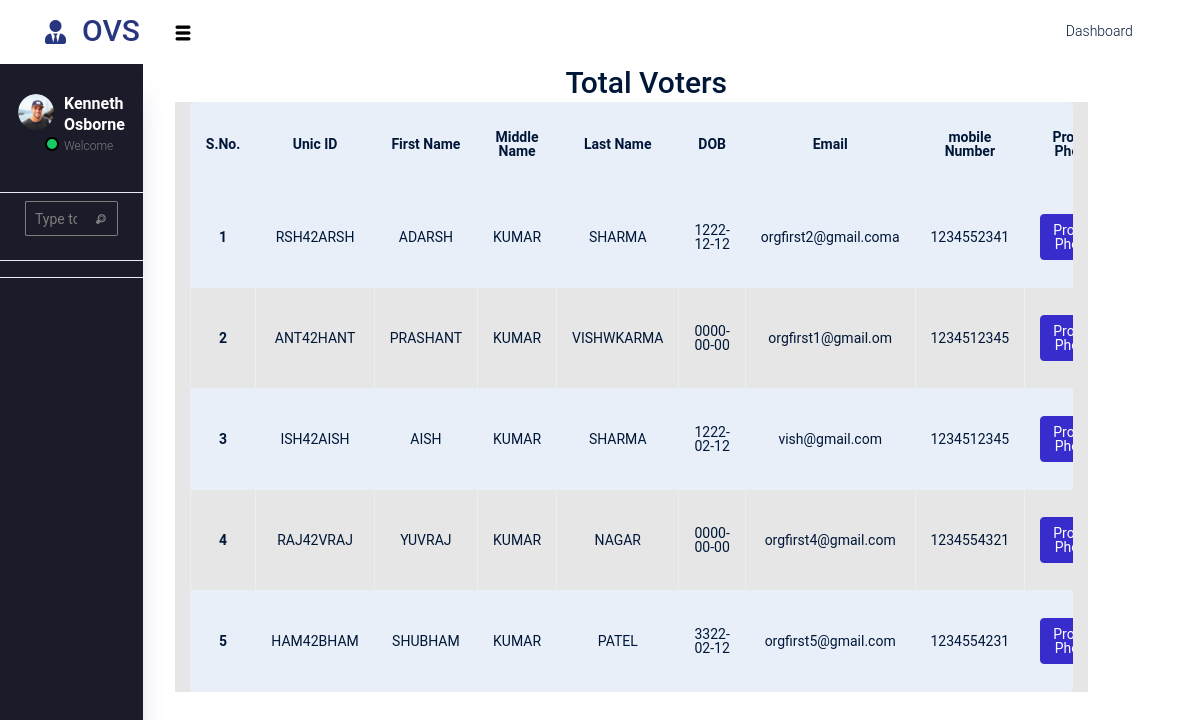
The page /online_voting_system/admin/ovs_admin/total_voters.php (signed in) on the database its author committed.
### tables this page shows
CREATE TABLE `org_participate_voter` (
  `id` int(10) NOT NULL,
  `active_org_id` varchar(255) NOT NULL,
  `voter_id` varchar(255) NOT NULL,
  `first_name` varchar(60) NOT NULL,
  `middle_name` varchar(40) NOT NULL,
  `last_name` varchar(60) NOT NULL,
  `dob` date NOT NULL,
  `mobile_number` text NOT NULL,
  `email` text NOT NULL,
  `profile_photo` varchar(100) NOT NULL,
  `gender` varchar(10) NOT NULL,
  `country` varchar(255) NOT NULL,
  `state` varchar(255) NOT NULL,
  `district` varchar(255) NOT NULL,
  `tahsil` varchar(255) NOT NULL,
  `city` varchar(255) NOT NULL,
  `pin_code` varchar(255) NOT NULL,
  `type_address_proof` varchar(255) NOT NULL,
  `doc_address_proof` varchar(255) NOT NULL,
  `type_id_proof` varchar(255) NOT NULL,
  `id_proof` varchar(255) NOT NULL,
  `literate_status` varchar(255) NOT NULL DEFAULT 'Literate',
  `accepted_by_ID` varchar(40) NOT NULL DEFAULT 'notAccept' COMMENT '0-Request not accepted yet, \r\nadmin org ID - accepted\r\n\r\n1-Active ID, 2-Block user, 3-Suspended user, 4-Service Stoped fro user. 5-ID Resticate(Block for ferther registation only for admin \r\n option)',
  `vote_status` int(10) NOT NULL DEFAULT 0 COMMENT '0-vote is remaing, 1 is voted',
  `create_at` timestamp NULL DEFAULT current_timestamp(),
  `updated_at` timestamp NULL DEFAULT NULL
);

CREATE TABLE `org_participate` (
  `id` int(11) NOT NULL,
  `user_belong` varchar(255) NOT NULL,
  `unic_id` varchar(10) DEFAULT NULL,
  `org_email_id` varchar(255) NOT NULL,
  `org_mobile_number` varchar(255) DEFAULT NULL,
  `first_name` varchar(255) NOT NULL,
  `middle_name` varchar(255) NOT NULL,
  `last_name` varchar(255) NOT NULL,
  `email_by_voter` varchar(255) NOT NULL COMMENT 'its renew email id for yhe user choice',
  `mobile_number_by_voter` varchar(255) NOT NULL COMMENT 'its renew mobile number\r\n for yhe user choice',
  `Voter_application_status` varchar(255) NOT NULL DEFAULT 'noSingup' COMMENT 'notAccept-does not fill, 1 - remainning requested-requesting pending org admin ID, noSingup\r\ndidn''t create/login',
  `password` varchar(255) NOT NULL,
  `created_at` date NOT NULL DEFAULT current_timestamp(),
  `updated_at` date DEFAULT NULL
);

### online_voting_system/admin/ovs_admin/total_voters.php (the view, shortened to what this page needs)
<?php include("../navbar_footer/navbar.php"); ?>
<div class="container-fluid position-relative d-inline-block text-center " style="overflow:scroll; overflow:hidden;padding-right: 13rem !important;
">
    <h1 class="m-1">Total Voters</h1>
    <div class="row bg-light h-100 w-100">
        <div class="ps-1 col-lg-12">
            <div class="bg-light rounded h-100 table-responsive">
                <?php
                include("../../controller/database.php");
                $user_belong = $_SESSION["user_belong"];
                $query_org = "SELECT  `active_org_id`, `voter_id`, `first_name`, `middle_name`, `last_name`, `dob`, `mobile_number`, `email`, `profile_photo`, `gender`, `country`, `state`, `district`, `tahsil`, `city`, `pin_code`, `type_address_proof`, `doc_address_proof`, `type_id_proof`, `id_proof`, `literate_status`, `accepted_by_ID`, `vote_status`, `create_at`, `updated_at` FROM `org_participate_voter` WHERE `accepted_by_ID` != 'notAccept' AND `active_org_id` = $user_belong";
                $insert = mysqli_query($dbcon, $query_org);
                $sn = 1;
                ?>
                <table class="table table-bordered table-striped">
                    <tdead>
                        <tr>
                            <th scope="col">S.No.</th>
                            <th scope="col">Unic ID</th>
                            <th scope="col">First Name</th>
                            <th scope="col">Middle Name</th>
                            <th scope="col">Last Name</th>
                            <th scope="col">DOB</th>
                            <th scope="col">Email</th>
                            <th scope="col">mobile Number</th>
                            <th scope="col">Profile Photo</th>
                        </tr>
                    </tdead>
                    <tbody>
                        <?php foreach ($insert as $row) {
                                $id = $row['voter_id'];;
                                $query_org = "SELECT `unic_id` FROM `org_participate`WHERE `id` = $id AND `Voter_application_status` != 'notAccept' AND `user_belong` = $user_belong";
                                $insert = mysqli_query($dbcon, $query_org);
                                $data = $insert->fetch_assoc();
                                ?>
                            <tr>
                                <th scope="row"><?php echo $sn++; ?></th>
                                <td><?php echo $data['unic_id']; ?></td>
                                <td><?php echo $row['first_name']; ?></td>
                                <td><?php echo $row['middle_name']; ?></td>
                                <td><?php echo $row['last_name']; ?></td>
                                <td><?php echo $row['dob']; ?></td>
                                <td><?php echo $row['email']; ?></td>
                                <td><?php echo $row['mobile_number']; ?></td>
                                <td><a href="../<?php echo $row['profile_photo']; ?>" class="btn btn-sm btn-secondary"  target= “_blank”>Profile Photo </a></td>
                            </tr>
                        <?php } ?>
                    </tbody>
                </table>
            </div>
        </div>
    </div>
</div>
<?php include("../navbar_footer/footer.php"); ?>

### online_voting_system/admin/navbar_footer/navbar.php (shortened to what this page needs)
<!DOCTYPE html>
<html lang="en">
<head>
    <link rel="stylesheet" href="../../vendors/typicons.font/font/typicons.css">
    <link rel="stylesheet" href="../../vendors/css/vendor.bundle.base.css">
    <link href="https://cdnjs.cloudflare.com/ajax/libs/font-awesome/5.10.0/css/all.min.css" rel="stylesheet">
    <link href="https://cdn.jsdelivr.net/npm/bootstrap-icons@1.4.1/font/bootstrap-icons.css" rel="stylesheet">
    <link rel="stylesheet" href="../../css/vertical-layout-light/style.css">
</head>
<body>
    <div style="overflow:hidden; overflow-y: hidden;
  overflow-x: hidden" class="container-scroller" scrolling="no">
        <nav class="navbar col-lg-12 col-12 p-0 fixed-top d-flex flex-row">
            <div class="text-center navbar-brand-wrapper d-flex align-items-center justify-content-center">
                <a href="#" class="navbar-brand  p-0">
                    <h1 class="m-0"><i class="navbar-brand brand-logo fa fa-user-tie me-2"></i>OVS</h1>
                </a>
                <button class="navbar-toggler navbar-toggler align-self-center d-none d-lg-flex" type="button" data-toggle="minimize">
                    <span class="typcn typcn-th-menu"></span>
                </button>
            </div>
            <div class="navbar-menu-wrapper d-flex align-items-center justify-content-end">
                <ul class="navbar-nav mr-lg-2">
                    <li class="nav-item  d-none d-lg-flex">
                        <a class="nav-link" href="../ovs_admin/index.php">
                            Dashboard
                        </a>
                    </li>
                </ul>
            </div>
        </nav>
        <div class="container-fluid page-body-wrapper">
            <nav class="sidebar sidebar-offcanvas" id="sidebar">
                <ul class="nav">
                    <li class="nav-item">
                        <div class="d-flex sidebar-profile">
                            <div class="sidebar-profile-image">
                                <img src="../template/images/faces/face29.png" alt="image">
                                <span class="sidebar-status-indicator"></span>
                            </div>
                            <div class="sidebar-profile-name">
                                <p class="sidebar-name">
                                    Kenneth Osborne
                                </p>
                                <p class="sidebar-designation">
                                    Welcome
                                </p>
                            </div>
                        </div>
                    </li>
                    <span>
                        <hr class="dropdown-divider">
                    </span>
                    <div class="nav-search">
                        <div class="input-group">
                            <input type="text" class="form-control" placeholder="Type to search..." aria-label="search" aria-describedby="search">
                            <div class="input-group-append">
                                <span class="input-group-text" id="search">
                                    <i class="typcn typcn-zoom"></i>
                                </span>
                            </div>
                        </div>
                    </div>
                    <span>
                        <hr class="dropdown-divider">
                    </span>
                    <span>
                        <hr class="dropdown-divider">
                    </span>
                </ul>
            </nav>
            <div class="container-fluid position-relative px-3 d-inline-block text-center h-100 w-100">
                <div class="container-fluid position-relative px-3 d-inline-block text-center h-100 w-100" style="overflow:scroll; overflow:hidden;">

### online_voting_system/admin/navbar_footer/footer.php (shortened to what this page needs)
</div>
</div>
</div>
</div>
</body>
</html>

### rows shown on the page
org_participate_voter: org_participate.unic_id "RSH42ARSH", first_name "ADARSH", middle_name "KUMAR", last_name "SHARMA", dob "1222-12-12", email "orgfirst2@gmail.coma", mobile_number "1234552341"
org_participate_voter: org_participate.unic_id "ANT42HANT", first_name "PRASHANT", middle_name "KUMAR", last_name "VISHWKARMA", dob "0000-00-00", email "orgfirst1@gmail.om", mobile_number "1234512345"
org_participate_voter: org_participate.unic_id "ISH42AISH", first_name "AISH", middle_name "KUMAR", last_name "SHARMA", dob "1222-02-12", email "vish@gmail.com", mobile_number "1234512345"
org_participate_voter: org_participate.unic_id "RAJ42VRAJ", first_name "YUVRAJ", middle_name "KUMAR", last_name "NAGAR", dob "0000-00-00", email "orgfirst4@gmail.com", mobile_number "1234554321"
org_participate_voter: org_participate.unic_id "HAM42BHAM", first_name "SHUBHAM", middle_name "KUMAR", last_name "PATEL", dob "3322-02-12", email "orgfirst5@gmail.com", mobile_number "1234554231"
